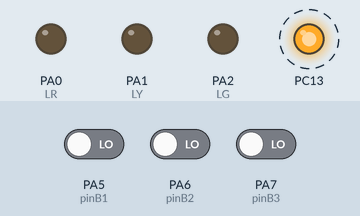
A sketch run on a simulated STM32 Blue Pill. Shown: output pins drawn as LEDs (lit = HIGH). Dashed ring = blinking. Inputs (shaded band) come from the test bench; at power-on: PA5 (pinB1) LOW, PA6 (pinB2) LOW, PA7 (pinB3) LOW. What the sketch prints to the serial monitor is not drawn.

Above: at 1.2 s.
1.3 s: PA5 (pinB1) driven HIGH
At 1.55 s:
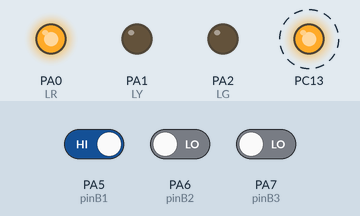
4.3 s: PA6 (pinB2) driven HIGH
At 4.61 s:
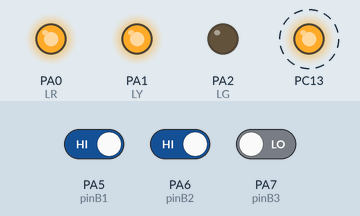
7.3 s: PA7 (pinB3) driven HIGH
At 7.5 s:
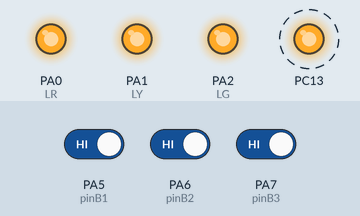
10.3 s: PA5 (pinB1) driven LOW
At 10.56 s:
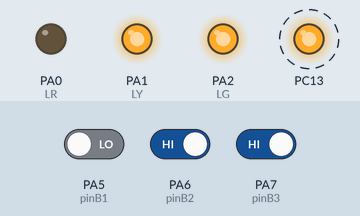
13.3 s: PA6 (pinB2) driven LOW
At 13.62 s:
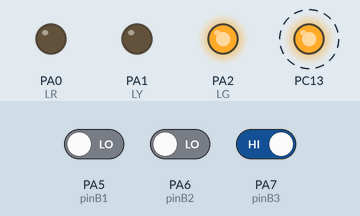
16.3 s: PA7 (pinB3) driven LOW
At 16.51 s:
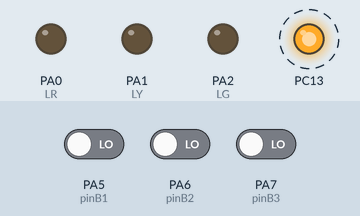
Timing chart, 0 to 20.3 s (numbered marks = the images above; inputs shaded):
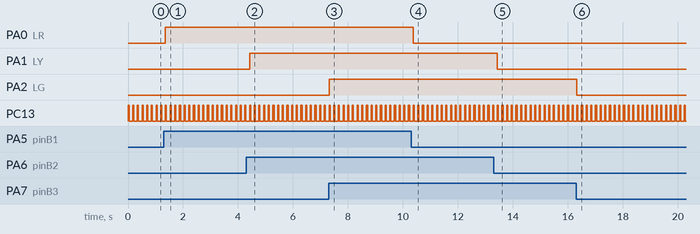

Measured:
- after the input at 1.3 s, PA0 (LR): LOW → HIGH after 0.06 s
- after the input at 4.3 s, PA1 (LY): LOW → HIGH after 0.12 s
- after the input at 7.3 s, PA2 (LG): LOW → HIGH at once
- after the input at 10.3 s, PA0 (LR): HIGH → LOW after 0.07 s
- after the input at 13.3 s, PA1 (LY): HIGH → LOW after 0.13 s
- after the input at 16.3 s, PA2 (LG): HIGH → LOW at once
- by itself, PC13: alternates HIGH for 0.04 s and LOW for 0.13 s

The sketch:

14_bpbuttonryg.ino
```cpp
// Inisialisasi
int LR = PA0;
int LY = PA1;
int LG = PA2;

int pinB1 = PA5;
int pinB2 = PA6;
int pinB3 = PA7;


void setup() {
  Serial.println(9600);
  pinMode(PC13, OUTPUT);
  pinMode(LR, OUTPUT);
  pinMode(LY, OUTPUT);
  pinMode(LG, OUTPUT);

}

void loop() {

  // READ INPUT
  int button1 = digitalRead(pinB1);
  int button2 = digitalRead(pinB2);
  int button3 = digitalRead(pinB3);

  digitalWrite(LR, button1);
  digitalWrite(LY, button2);
  digitalWrite(LG, button3);

  // LED
  digitalWrite(PC13, HIGH);
  delay(40);
  digitalWrite(PC13, LOW);
  delay(130);

}
```
